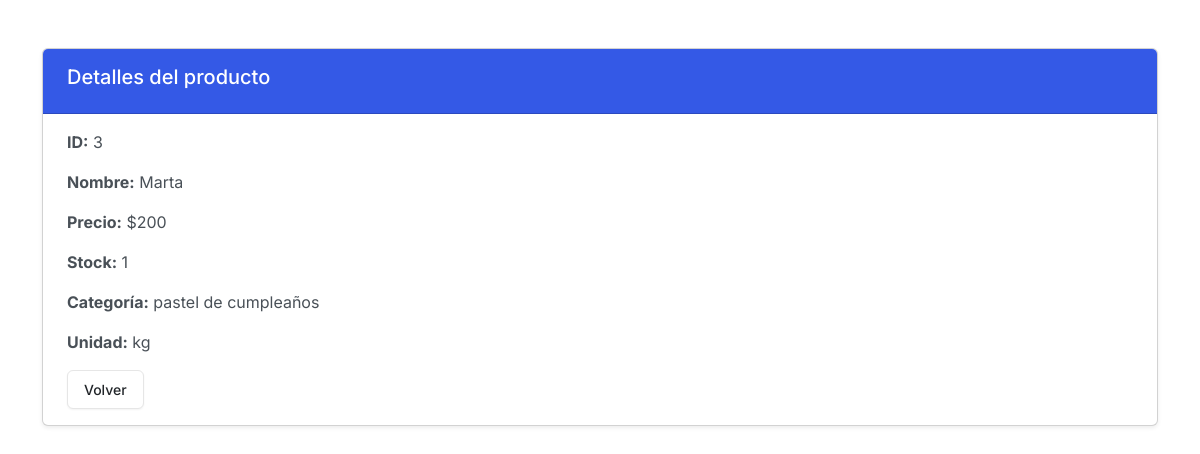
Screenshot of /producto/3/ with the database file from the repository.
### app_productos/models.py (models this page shows, shortened)
class Producto(models.Model):
    ID_producto = models.AutoField(primary_key=True)
    nombre = models.CharField(max_length=50)
    precio = models.CharField(max_length=20)
    stock = models.PositiveIntegerField()
    categoria = models.CharField(max_length=50)
    unidad_medida = models.CharField(max_length=50, verbose_name="Unidad de Medida (Ej: kg)")

### app_productos/views.py (the view)
# urls.py: path('producto/<int:id>/', views.detalle_producto, name='detalle_producto'),
def detalle_producto(request, id):
    producto = get_object_or_404(Producto, pk=id)
    return render(request, 'productos/detalle.html', {'producto': producto})

### app_productos/templates/productos/detalle.html (shortened to what this page needs)
{% load static %}
<!DOCTYPE html>
<html lang="es">
<head>
  <link href="https://cdn.jsdelivr.net/npm/bootstrap@5.3.3/dist/css/bootstrap.min.css" rel="stylesheet">
  <link href="{% static 'css/bootstrap.css' %}" rel="stylesheet">
</head>
<body>
<div class="container mt-5">
  <div class="card shadow-sm">
    <div class="card-header bg-primary text-white">
      <h5>Detalles del producto</h5>
    </div>
    <div class="card-body">
      <p><strong>ID:</strong> {{ producto.ID_producto }}</p>
      <p><strong>Nombre:</strong> {{ producto.nombre }}</p>
      <p><strong>Precio:</strong> {{ producto.precio }}</p>
      <p><strong>Stock:</strong> {{ producto.stock }}</p>
      <p><strong>Categoría:</strong> {{ producto.categoria }}</p>
      <p><strong>Unidad:</strong> {{ producto.unidad_medida }}</p>
      <a href="{% url 'lista_productos' %}" class="btn btn-secondary">Volver</a>
    </div>
  </div>
</div>
</body>
</html>

### rows the page displays
Producto: ID_producto "3", nombre "Marta", precio "$200", stock "1", categoria "pastel de cumpleaños", unidad_medida "kg"
